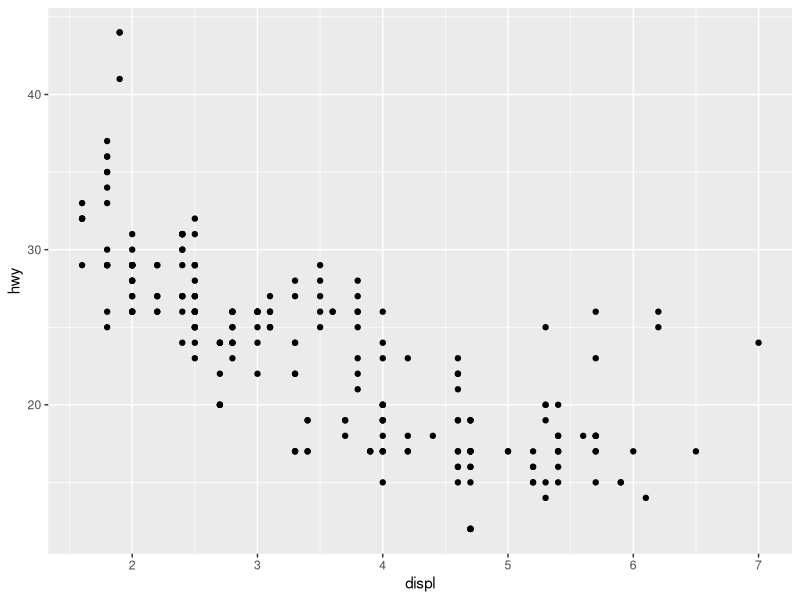
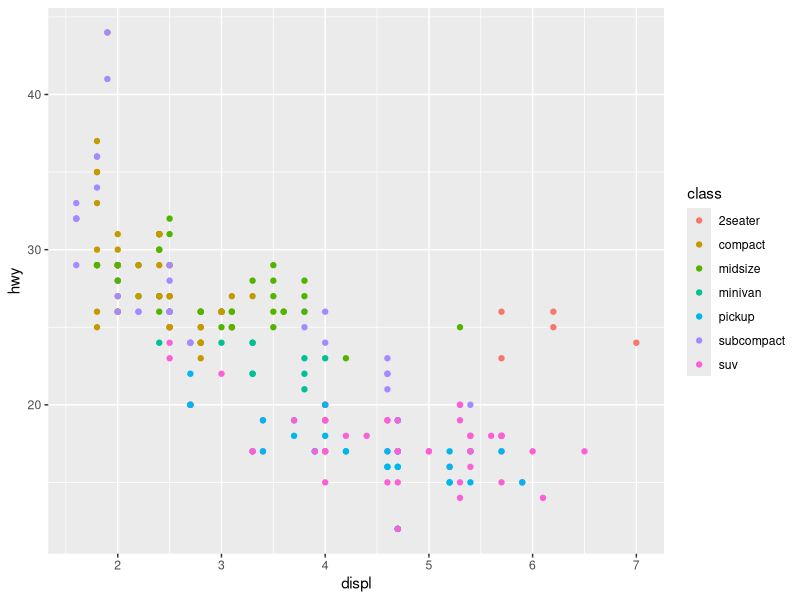
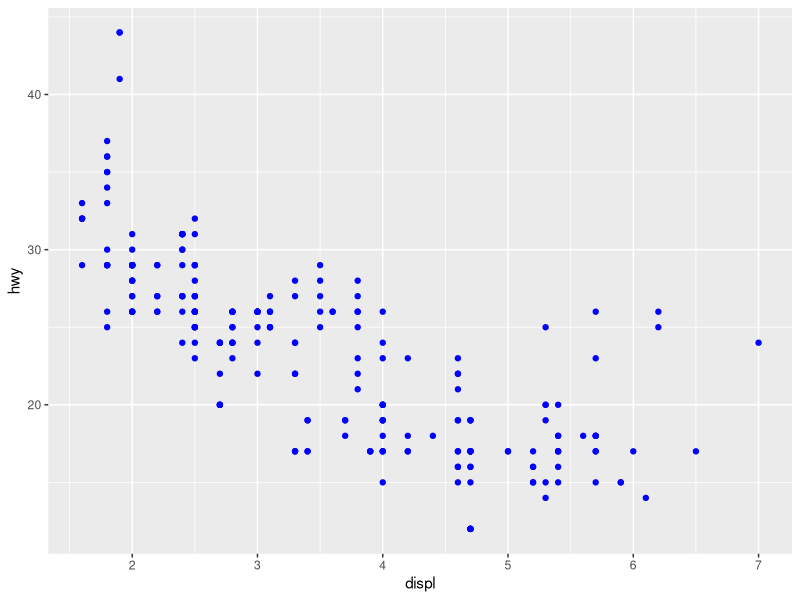
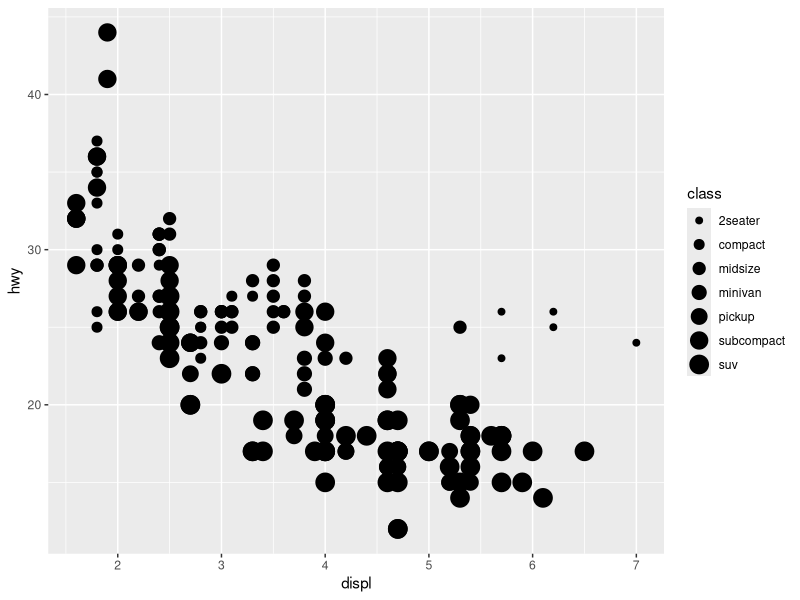
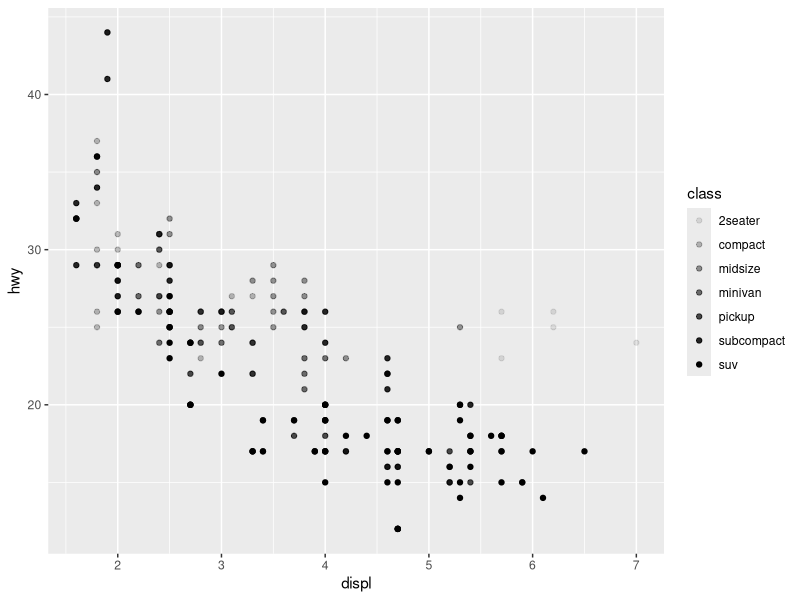
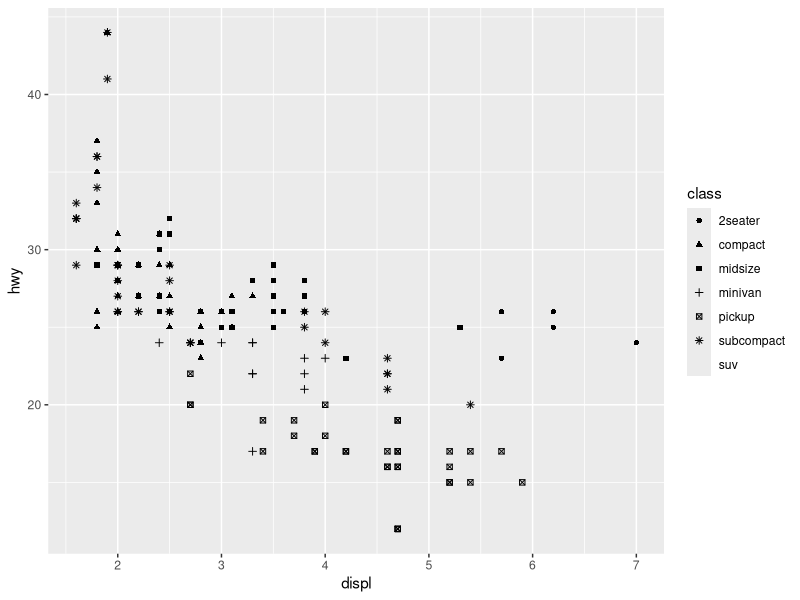
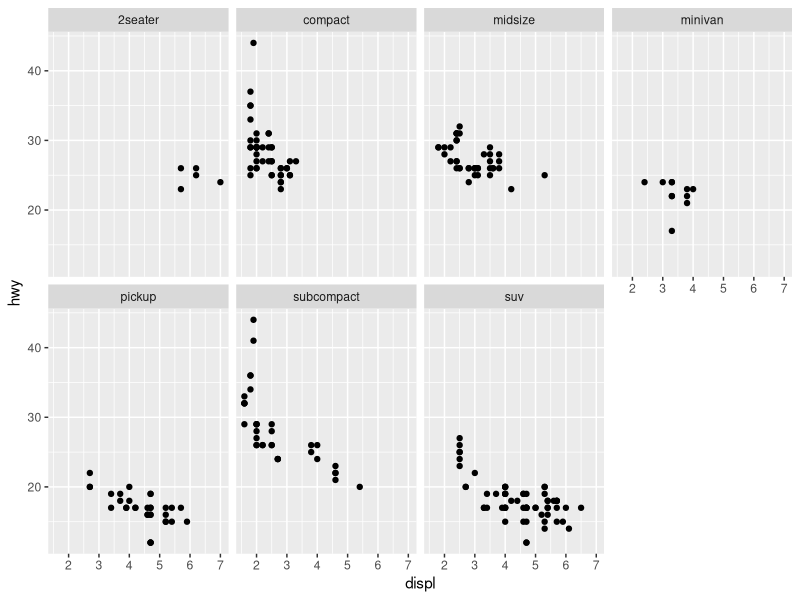
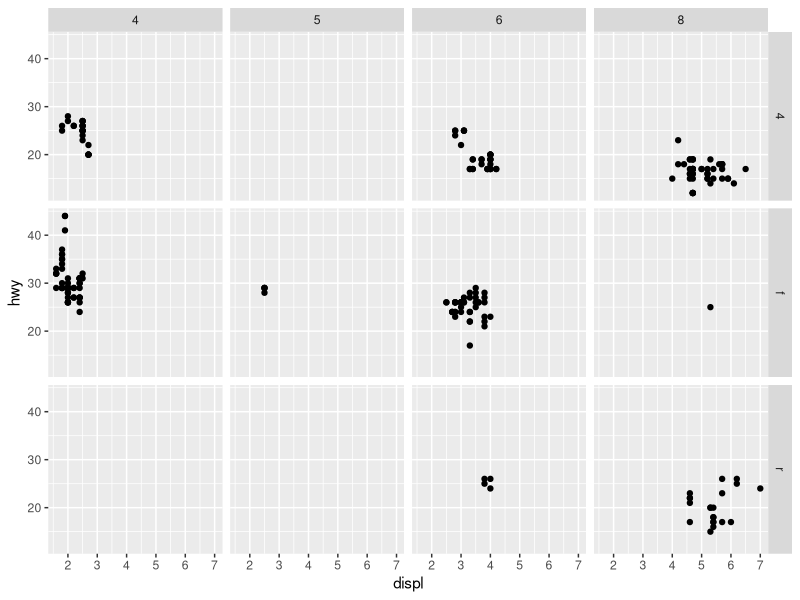

Source code (R) for these figures, in order:
## ---- chunk 1
knitr::opts_chunk$set(echo = TRUE, warning=FALSE, message=FALSE)
## ---- chunk 2
library(tidyverse)
## ---- chunk 3
glimpse(mpg)
## ---- chunk 4
mpg %>% 
  ggplot() +
  geom_point(aes(x = displ, y = hwy))
## ---- chunk 5
mpg %>% 
  ggplot() +
  geom_point(aes(x = displ, y = hwy, color = class))
## ---- chunk 6
mpg %>% 
  ggplot() +
  geom_point(aes(x = displ, y = hwy), color = "blue")
## ---- chunk 7
mpg %>% 
  ggplot() + 
  geom_point(aes(x = displ, y = hwy, size = class))
## ---- chunk 8
mpg %>% 
  ggplot() +
  geom_point(aes(x = displ, y = hwy, alpha = class))
## ---- chunk 9
mpg %>% 
  ggplot() +
  geom_point(aes(x = displ, y = hwy, shape = class))
## ---- chunk 10
mpg %>% 
  ggplot() +
  geom_point(aes(x = displ, y = hwy)) +
  facet_wrap(~ class, nrow = 2)
## ---- chunk 11
mpg %>% 
  ggplot() +
  geom_point(aes(x = displ, y = hwy)) +
  facet_grid(drv ~ cyl)
## ---- chunk 12
mpg %>% 
  ggplot() +
  geom_point(aes(x = displ, y = hwy)) +
  facet_grid(. ~ cyl)
## ---- chunk 13
graf_dispersao <- mpg %>% 
  ggplot() +
  geom_point(aes(x = displ, y = hwy))
## ---- chunk 14
graf_smooth <- mpg %>% 
  ggplot() +
  geom_smooth(aes(x = displ, y = hwy))
## ---- chunk 15
library(patchwork)
graf_dispersao + graf_smooth
## ---- chunk 16
mpg %>% 
  ggplot() +
  geom_smooth(aes(x = displ, y = hwy, linetype = drv))
## ---- chunk 17
mpg %>% 
  ggplot() +
  geom_smooth(aes(x = displ, y = hwy, linetype = drv, color = drv)) +
  geom_point(aes(x = displ, y = hwy, color = drv))
## ---- chunk 18
mpg %>% 
  ggplot() +
  geom_smooth(aes(x = displ, y = hwy, linetype = drv, color = drv),
              se = FALSE) +
  geom_point(aes(x = displ, y = hwy, color = drv))
## ---- chunk 19
plot1 <- mpg %>% 
  ggplot() + 
  geom_smooth(aes(x = displ, y = hwy))

plot2 <- mpg %>% 
  ggplot() + 
  geom_smooth(aes(x = displ, y = hwy, group = drv))

plot3 <- mpg %>% 
  ggplot() + 
  geom_smooth(aes(x = displ, y = hwy, color = drv),
              show.legend = FALSE)

plot1 + plot2 + plot3
## ---- chunk 20
mpg %>% 
  ggplot(aes(x = displ, y = hwy)) +
  geom_point(aes(color = class)) +
  geom_smooth()
## ---- chunk 21
ggplot(mpg, aes(x = displ, y = hwy)) +
  geom_point(aes(color = class)) +
  geom_smooth(
    data = filter(mpg, class == "subcompact"),
    se = FALSE
  )
## ---- chunk 22
ggplot(data = diamonds) +
  geom_bar(aes(x = cut))
## ---- chunk 23
# Tabela
tabela <- table(diamonds$cut)

# Proporção
round(100 * prop.table(table(diamonds$cut)), 2)
## ---- chunk 24
head(diamonds)
## ---- chunk 25
ggplot(data = diamonds) +
  stat_count(aes(x = cut))
## ---- chunk 26
# criação de uma base de dados na "mão"
demo <- tribble(
~a, ~b,
"bar_1", 20,
"bar_2", 30,
"bar_3", 40
)
## ---- chunk 27
class(demo)
## ---- chunk 28
ggplot(data = demo) +
  geom_bar(aes(x = a, y = b),
           stat = "identity")
## ---- chunk 29
ggplot(data = diamonds) +
  geom_bar(aes(x = cut, y = ..prop.., group = 1))
## ---- chunk 30
ggplot(data = diamonds) +
  stat_summary(
    mapping = aes(x = cut, y = depth),
    fun.ymin = min,
    fun.ymax = max,
    fun.y = median
)

## ---- chunk 31
?stat_summary
## ---- chunk 32
ggplot(data = diamonds) +
  geom_bar(mapping = aes(x = cut, color = cut))

## ---- chunk 33
ggplot(data = diamonds) +
  geom_bar(mapping = aes(x = cut, fill = cut))
## ---- chunk 34
ggplot(data = diamonds) +
  geom_bar(mapping = aes(x = cut, fill = clarity))
## ---- chunk 35
ggplot(data = diamonds, mapping = aes(x = cut, fill = clarity)) +
  geom_bar(alpha = 1/4, position = "identity") +
  theme_bw()
## ---- chunk 36
ggplot(data = diamonds, mapping = aes(x = cut, color = clarity)) +
  geom_bar(fill = NA, position = "identity") +
  theme_bw()
## ---- chunk 37
ggplot(data = diamonds, mapping = aes(x = cut, fill = clarity)) +
  geom_bar(position = "fill") +
  theme_bw()
## ---- chunk 38
ggplot(data = diamonds, mapping = aes(x = cut, fill = clarity)) +
  geom_bar(position = "dodge") +
  theme_bw()
## ---- chunk 39
tab <- table(diamonds$cut, diamonds$clarity)
tab
## ---- chunk 40
round(100 * prop.table(tab, 1), 2)
## ---- chunk 41
ggplot(mpg, aes(x = displ, y = hwy)) +
  geom_point()
## ---- chunk 42
dim(mpg)
## ---- chunk 43
ggplot(mpg, aes(x = displ, y = hwy)) +
  geom_point(position = "jitter", alpha = 0.4)
